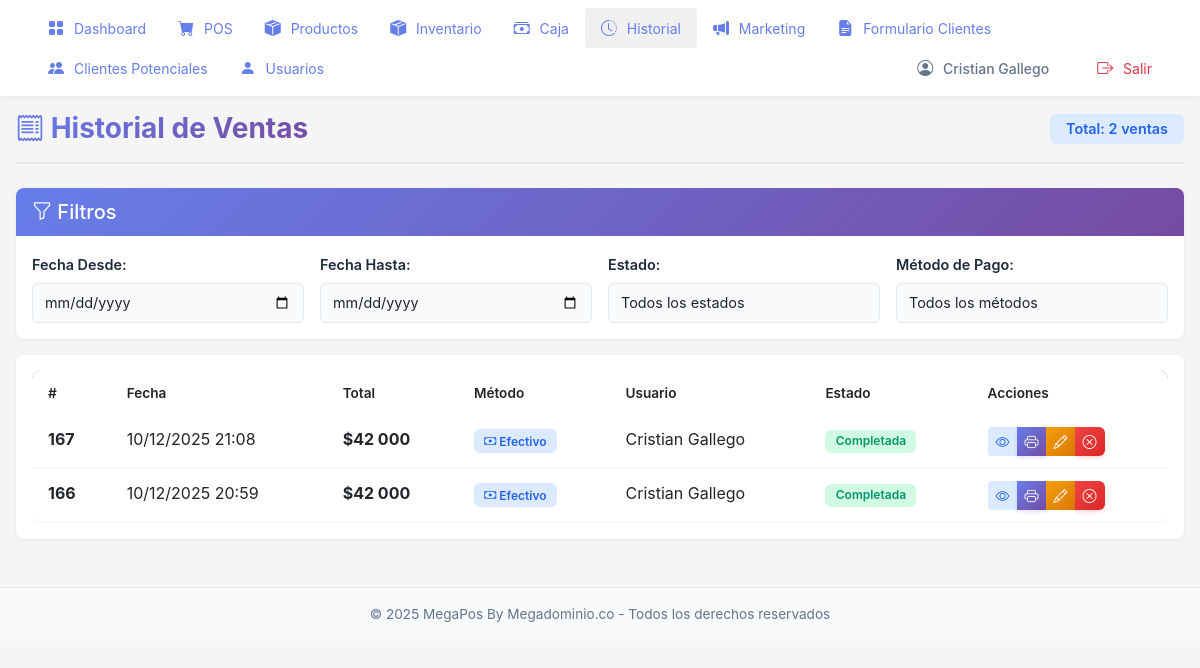
The app's page /ventas/ (signed in), older data.
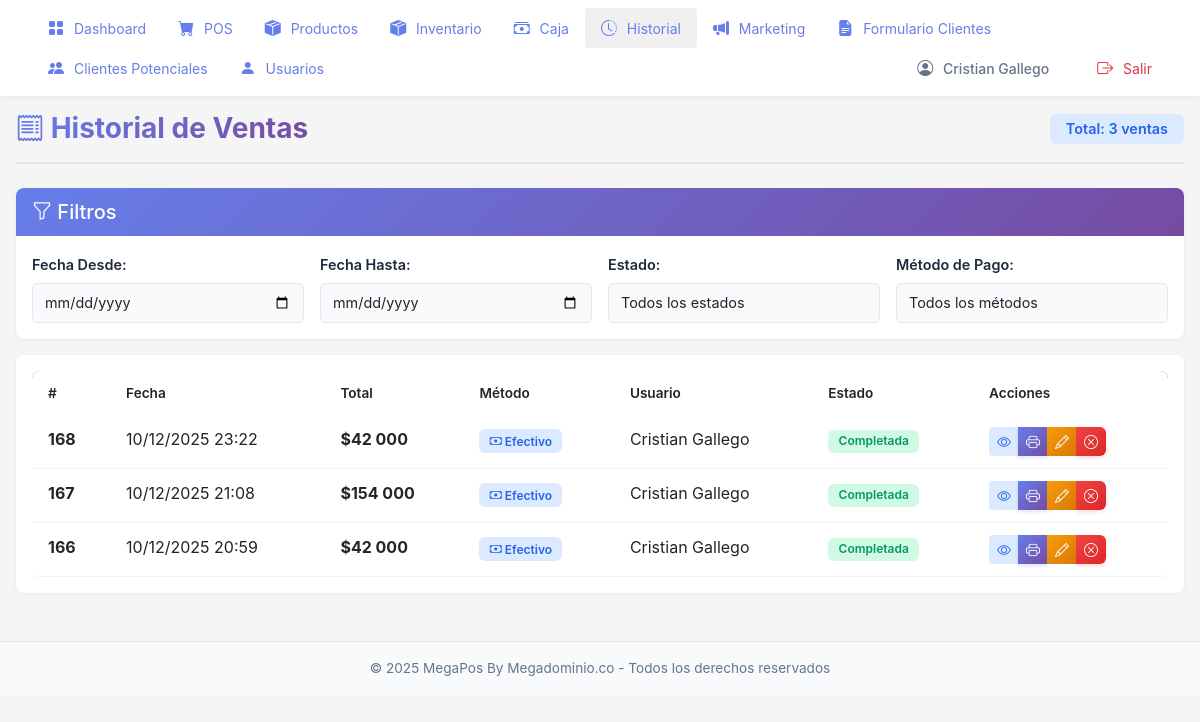
The same page, newer data.
### pos/models.py (models this page shows, shortened)
class Venta(models.Model):
    METODOS_PAGO = [
        ('efectivo', 'Efectivo'),
        ('tarjeta', 'Tarjeta'),
        ('transferencia', 'Transferencia'),
    ]
    fecha = models.DateTimeField(
        default=timezone.now,
        verbose_name='Fecha',
        db_index=True
    )
    total = models.IntegerField(
        default=0,
        verbose_name='Total'
    )
    completada = models.BooleanField(
        default=False,
        verbose_name='Completada',
        db_index=True
    )
    metodo_pago = models.CharField(
        max_length=20,
        choices=METODOS_PAGO,
        default='efectivo',
        verbose_name='Método de Pago'
    )
    monto_recibido = models.IntegerField(
        null=True,
        blank=True,
        default=0,
        verbose_name='Monto Recibido'
    )
    email_cliente = models.EmailField(
        null=True,
        blank=True,
        verbose_name='Email del Cliente',
        help_text='Email del cliente para envío de recibo'
    )
    usuario = models.ForeignKey(
        User,
        on_delete=models.PROTECT,
        related_name='ventas',
        null=True,
        blank=True,
        verbose_name='Usuario'
    )
    caja = models.ForeignKey(
        Caja,
        on_delete=models.PROTECT,
        related_name='ventas',
        null=True,
        blank=True,
        verbose_name='Caja'
    )
    vendedor = models.ForeignKey(
        User,
        on_delete=models.PROTECT,
        related_name='ventas_vendidas',
        null=True,
        blank=True,
        verbose_name='Vendedor',
        help_text='Vendedor asociado a la venta'
    )
    registradora_id = models.IntegerField(
        null=True,
        blank=True,
        verbose_name='Registradora',
        help_text='ID de la registradora (1, 2 o 3) desde donde se realizó la venta',
        db_index=True
    )
    anulada = models.BooleanField(
        default=False,
        verbose_name='Anulada',
        db_index=True
    )
    fecha_anulacion = models.DateTimeField(
        null=True,
        blank=True,
        verbose_name='Fecha de Anulación'
    )
    motivo_anulacion = models.TextField(
        null=True,
        blank=True,
        verbose_name='Motivo de Anulación'
    )
    usuario_anulacion = models.ForeignKey(
        User,
        on_delete=models.SET_NULL,
        related_name='ventas_anuladas',
        null=True,
        blank=True,
        verbose_name='Usuario que Anuló'
    )
    editada = models.BooleanField(
        default=False,
        verbose_name='Editada',
        db_index=True
    )
    fecha_ultima_edicion = models.DateTimeField(
        null=True,
        blank=True,
        verbose_name='Fecha de Última Edición'
    )
    motivo_edicion = models.TextField(
        null=True,
        blank=True,
        verbose_name='Motivo de Edición'
    )
    usuario_ultima_edicion = models.ForeignKey(
        User,
        on_delete=models.SET_NULL,
        related_name='ventas_editadas',
        null=True,
        blank=True,
        verbose_name='Usuario que Editó'
    )
    monto_devolucion = models.IntegerField(
        null=True,
        blank=True,
        default=0,
        verbose_name='Monto Devolución',
        help_text='Monto devuelto al cliente cuando se editó la venta'
    )
    monto_pago_adicional = models.IntegerField(
        null=True,
        blank=True,
        default=0,
        verbose_name='Monto Pago Adicional',
        help_text='Monto adicional pagado por el cliente cuando se editó la venta'
    )
    class Meta:
        verbose_name = 'Venta'
        verbose_name_plural = 'Ventas'
        ordering = ['-fecha']
        indexes = [
            models.Index(fields=['-fecha', 'completada']),
            models.Index(fields=['caja', 'fecha']),
            models.Index(fields=['usuario', 'fecha']),
        ]

### pos/views.py (the view)
# urls.py: path('ventas/', views.lista_ventas_view, name='lista_ventas'),
@login_required
def lista_ventas_view(request):
    ventas = Venta.objects.filter(completada=True).order_by('-fecha')
    context = {
        'ventas': ventas,
    }
    return render(request, 'pos/lista_ventas.html', context)

### pos/context_processors.py (called while the page is built)
def sistema_info(request):
    return {
        'SISTEMA_NOMBRE': 'MegaPos By Megadominio.co',
        'SISTEMA_VERSION': '1.0',
        'DEBUG': settings.DEBUG,
    }

### pos/templates/pos/lista_ventas.html (shortened to what the changed rows need)
{% extends 'pos/base.html' %}
{% load humanize %}
{% block content %}
<div class="page-container">
    <div class="page-header">
        <h1><i class="bi bi-receipt"></i> Historial de Ventas</h1>
        <div>
            <span class="badge badge-modern badge-info-modern" style="font-size: 0.9rem; padding: 0.5rem 1rem;">Total: {{ ventas|length|intcomma }} ventas</span>
        </div>
    </div>
    <div class="card-modern mt-3">
        <div class="card-body">
            <div class="table-responsive">
                <table class="table-modern table">
                    <thead>
                    <tr>
                        <th>#</th>
                        <th>Fecha</th>
                        <th>Total</th>
                        <th>Método</th>
                        <th>Usuario</th>
                        <th>Estado</th>
                        <th>Acciones</th>
                    </tr>
                </thead>
                <tbody>
                    {% for venta in ventas %}
                    <tr>
                        <td><strong>{{ venta.id }}</strong></td>
                        <td>{{ venta.fecha|date:"d/m/Y H:i" }}</td>
                        <td><strong>${{ venta.total|intcomma }}</strong></td>
                        <td>
                            <span class="badge badge-modern badge-info-modern">
                                <i class="bi bi-{% if venta.metodo_pago == 'efectivo' %}cash{% elif venta.metodo_pago == 'tarjeta' %}credit-card{% else %}arrow-left-right{% endif %}"></i>
                                {{ venta.get_metodo_pago_display }}
                            </span>
                        </td>
                        <td>
                            {% if venta.usuario %}
                                {{ venta.usuario.get_full_name|default:venta.usuario.username }}
                            {% else %}
                                Sistema
                            {% endif %}
                        </td>
                        <td>
                            {% if venta.anulada %}
                            <span class="badge badge-modern badge-danger-modern">Anulada</span>
                            {% elif venta.completada %}
                            <span class="badge badge-modern badge-success-modern">Completada</span>
                            {% else %}
                            <span class="badge badge-modern badge-warning-modern">Pendiente</span>
                            {% endif %}
                        </td>
                        <td>
                            <div class="btn-group btn-group-sm" role="group">
                                <a href="{% url 'pos:detalle_venta' venta.id %}" class="btn btn-sm" style="background: #dbeafe; color: #2563eb; border: none;" title="Ver detalle">
                                    <i class="bi bi-eye"></i>
                                </a>
                                {% if not venta.anulada %}
                                <button type="button" class="btn btn-sm btn-primary-pos" onclick="imprimirTicket({{ venta.id }})" title="Imprimir ticket 80mm" style="padding: 0.25rem 0.5rem;">
                                    <i class="bi bi-printer"></i>
                                </button>
                                <a href="{% url 'pos:editar_venta' venta.id %}" class="btn btn-sm btn-warning" title="Editar venta" style="padding: 0.25rem 0.5rem;">
                                    <i class="bi bi-pencil"></i>
                                </a>
                                {% if user.is_staff %}
                                <button type="button"
                                        class="btn btn-sm btn-danger-pos"
                                        onclick="anularVenta({{ venta.id }}, '{{ venta.metodo_pago }}', {{ venta.monto_recibido|default:0 }})"
                                        title="Anular venta"
                                        style="padding: 0.25rem 0.5rem;"
                                        data-venta-id="{{ venta.id }}"
                                        data-metodo-pago="{{ venta.metodo_pago }}"
                                        data-monto-recibido="{{ venta.monto_recibido|default:0 }}">
                                    <i class="bi bi-x-circle"></i>
                                </button>
                                {% endif %}
                                {% endif %}
                            </div>
                        </td>
                    </tr>
                    {% empty %}
                    <tr>
                        <td colspan="7" class="text-center text-muted">No hay ventas registradas</td>
                    </tr>
                    {% endfor %}
                </tbody>
            </table>
        </div>
        </div>
    </div>
</div>
{% endblock %}

Row changes from the older to the newer data that the page shows:
added Venta: id "168", fecha "10/12/2025 23:22", total "42 000", metodo_pago "Efectivo", usuario.get_full_name "Cristian Gallego", anulada "Completada"
changed Venta id 167: total "42 000" → "154 000"
Text that changed along with them:
{{ ventas|length|intcomma }}: "2" → "3"
